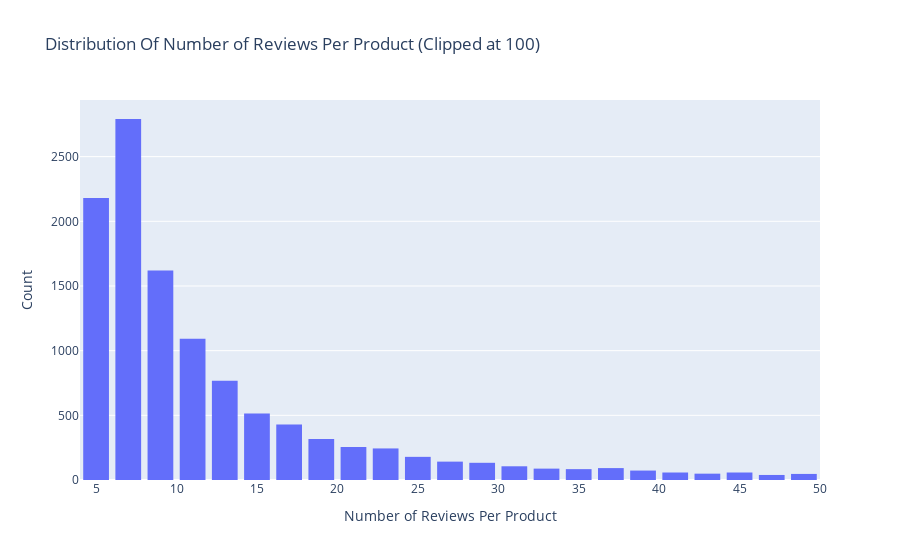

Write notebook code for a chart like this one.
### Code cell
# Number of reviews per product
data = df.groupby('asin')['overall'].count().clip(upper=50)

# Create trace
trace = go.Histogram(x = data.values,
                     name = 'Ratings',
                     xbins = dict(start = 0,
                                  end = 50,
                                  size = 2))
# Create layout
layout = go.Layout(title = 'Distribution Of Number of Reviews Per Product (Clipped at 100)',
                   xaxis = dict(title = 'Number of Reviews Per Product'),
                   yaxis = dict(title = 'Count'),
                   bargap = 0.2)

# Create plot
fig = go.Figure(data=[trace], layout=layout)
iplot(fig)

 # Do this first so we don't create a file if image conversion fails
img_data = to_image(fig,
        format='png',
        width=800,
        height=500,
        scale=5)

fig.write_image("images/reviews_per_product.png", scale=5)

### Figure 1 — Plotly figure (JSON) as saved in the notebook; plotly's stock layout.template omitted (floating-point values rounded to 4 significant figures; data arrays with more than 128 entries replaced by an {"elided": "..."} marker saying what was removed)
{"data": [{"name": "Ratings", "type": "histogram", "x": {"elided": "12101 int values"}, "xbins": {"end": 50, "size": 2, "start": 0}}], "layout": {"bargap": 0.2, "title": {"text": "Distribution Of Number of Reviews Per Product (Clipped at 100)"}, "xaxis": {"title": {"text": "Number of Reviews Per Product"}}, "yaxis": {"title": {"text": "Count"}}}}
